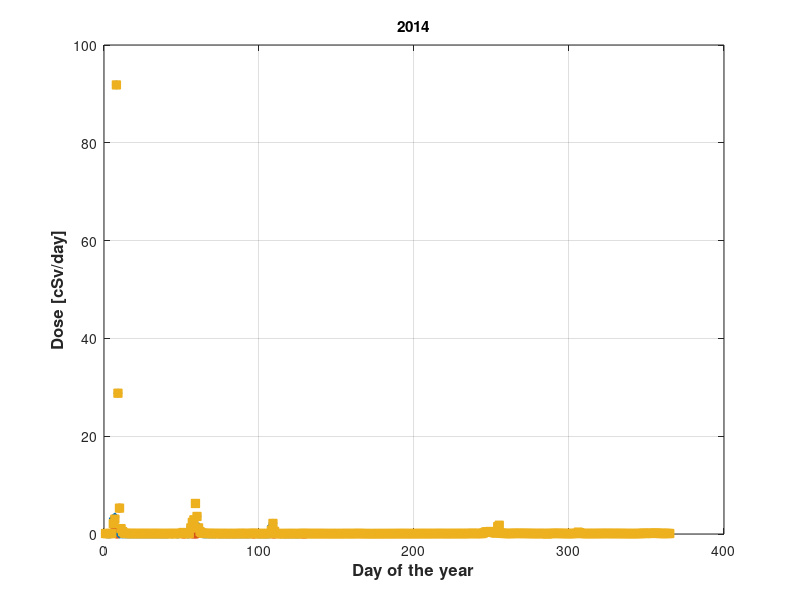
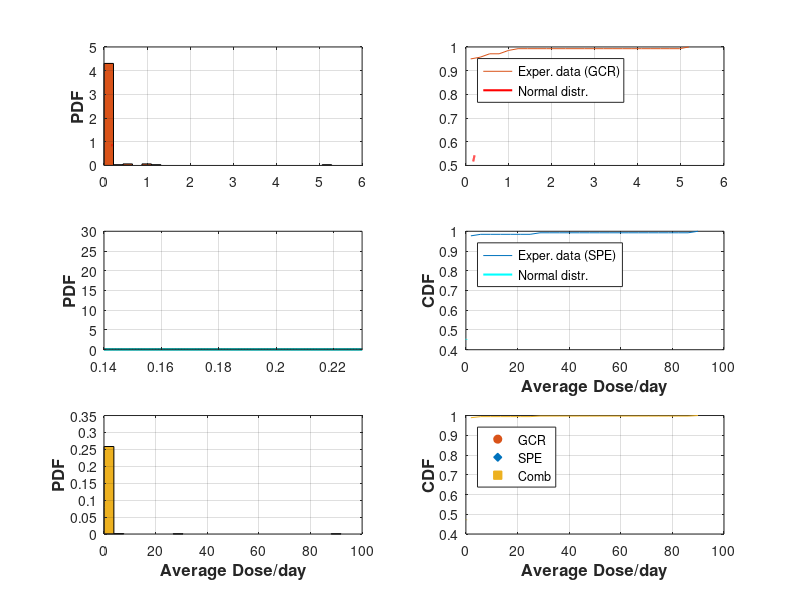

Reproduce these figures in MATLAB, in order.
%Daniel Gomez and Hayley E. Bower, Purdue University
%Summer 2017
%Using CRaTER Data accessed from University of New Hampshire

%% Year 2014
clc, clear, close all
% Code colors (Do not worry about this!!!  I will explain you later)
b_d = [0       0.4471    0.7412];   r_d = [0.8510    0.3255    0.0980];
y_d = [0.9294  0.6941    0.1255];   k_d = [0.3137    0.3137    0.3137];
c_d = [0.3020  0.7451    0.9333];   cc_d = [0    0.7490    0.7490];
gr_d = [.7 .7 .7];    yd_d = [0.8  0.5    0];

% GCR
data_GCR = load('UNH2014GCR.txt'); %Bring in the 2014 CRaTER Data
DOY = data_GCR(:,3); %Day of Year
D1_2 = data_GCR(:,8); %Detectors 1&2 dose rates

jj=1;
for ii = DOY(1):DOY(end)
    [ind] = find(ii==DOY);
    if isempty(ind)~=1
    m_d = mean(D1_2(ind));
    st_d = std(D1_2(ind),1);
    mat(jj,:) = [ii length(ind) m_d st_d];
    else
        mat(jj,:) = [ii length(ind) 0 0];
    end
        jj = jj +1;
end

figure(1)
% One way to plot the MEAN and the STANDARD DEVIATION
% f1 = errorbar(mat(:,1),mat(:,3),mat(:,4),...
%     'color',gr_d,'linewidth',0.5,'marker','d','LineStyle','-','MarkerSize',5,'MarkerEdgeColor',r_d,'MarkerfaceColor',r_d); grid on, hold on
% set(gca,'xtick',[175:25:375],'ytick',[0.15:.01:.21],'fontweight','normal','fontsize',11,'box','on');
f1 = plot(mat(:,1),mat(:,3),'o','color',r_d,'MarkerSize',6,'MarkerfaceColor',r_d); hold on
title('2014')

figure(2)
subplot(3,2,1)
% hh = histogram(mat(2:end-1,3),24,'Normalization','pdf','FaceColor',r_d); hold on, grid on
n=length(mat(2:end-1,3));
[counts,centers] = hist(mat(2:end-1,3),24);
prob = counts/ (n * (centers(2)-centers(1)));
H = bar(centers,prob,'hist'); hold on, grid on
set(H,'facecolor',r_d);

mu = mean(mat(2:end-1,3));
sigma = std(mat(2:end-1,3),1);
xx = .17:0.001:.2;
% y = exp(-(y-mu).^2./(2*sigma^2))./(sigma*sqrt(2*pi));
y = pdf('normal',xx,mu,sigma);
plot(xx,y,'r','LineWidth',1.5)
ylabel('PDF','fontweight','bold','fontsize',12)
aa = title('2014','position',[0.2050 206.0440 -1.4211e-14]);

subplot(3,2,2)
count_sum = cumsum(prob);
plot(centers(1:end),count_sum/(count_sum(end)),'color',r_d), grid on, hold on
y = cdf('normal',xx,mu,sigma);
plot(xx,y,'r','LineWidth',1.5),  grid on
legend('Exper. data (GCR)','Normal distr.','location','northwest')

%==================================================
% SPE
clear DOY D1_2 mat  m_d st_d
data_SPE = load('UNH2014SPE.txt'); %Bring in the 2014 CRaTER Data
DOY = data_SPE(:,3); %Day of Year
D1_2 = data_SPE(:,8); %Detectors 1&2 dose rates

jj=1;
for ii = DOY(1):DOY(end)
    [ind] = find(ii==DOY);
    if isempty(ind)~=1
    m_d = mean(D1_2(ind));
    st_d = std(D1_2(ind),1);
    mat(jj,:) = [ii length(ind) m_d st_d];
    else
        mat(jj,:) = [ii length(ind) 0 0];
    end
        jj = jj +1;
end

figure(1);
% f2 = errorbar(mat(:,1),mat(:,3),mat(:,4),...
%     'color',gr_d,'linewidth',0.5,'marker','o','LineStyle','-','MarkerSize',5,'MarkerEdgeColor',b_d,'MarkerfaceColor',b_d); grid on, hold on
% set(gca,'xtick',[175:25:375],'ytick',[0.15:.01:.21],'fontweight','normal','fontsize',11,'box','on')
f2 = plot(mat(:,1),mat(:,3),'d','color',b_d,'MarkerSize',6,'MarkerfaceColor',b_d); grid on, hold on

figure(2)
subplot(3,2,3)
% hh = histogram(mat(2:end-1,3),20,'Normalization','pdf','FaceColor',b_d); hold on, grid on
n=length(mat(2:end-1,3));
[counts,centers] = hist(mat(2:end-1,3),24);
prob = counts/ (n * (centers(2)-centers(1)));
H = bar(centers,prob,'hist'); hold on, grid on
set(H,'facecolor',b_d);

mu = mean(mat(2:end-1,3));
sigma = std(mat(2:end-1,3),1);
xx = .14:0.001:.23;
% y = exp(-(y-mu).^2./(2*sigma^2))./(sigma*sqrt(2*pi));
y = pdf('normal',xx,mu,sigma);
plot(xx,y,'c','LineWidth',1.5)
ylabel('PDF','fontweight','bold','fontsize',12)
axis([ 0.14 .23 0 30])

subplot(3,2,4)
count_sum = cumsum(prob);
plot(centers(1:end),count_sum/(count_sum(end)),'color',b_d), grid on, hold on
y = cdf('normal',xx,mu,sigma);
plot(xx,y,'c','LineWidth',1.5),  grid on
ylabel('CDF','fontweight','bold','fontsize',12)
xlabel('Average Dose/day','fontweight','bold','fontsize',12)
legend('Exper. data (SPE)','Normal distr.','location','northwest')

%==================================================
% COMB
clear DOY D1_2 y xx mat m_d st_d

data_comb = load('UNH2014Comb.txt'); %Bring in the 2014 CRaTER Data
DOY = data_comb(:,3); %Day of Year
D1_2 = data_comb(:,8); %Detectors 1&2 dose rates

jj=1;
for ii = DOY(1):DOY(end)
    [ind] = find(ii==DOY);
    if isempty(ind)~=1
    m_d = mean(D1_2(ind));
    st_d = std(D1_2(ind),1);
    mat(jj,:) = [ii length(ind) m_d st_d];
    else
        mat(jj,:) = [ii length(ind) 0 0];
    end
        jj = jj +1;
end

figure(1)
% f3 = errorbar(mat(:,1),mat(:,3),mat(:,4),...
%     'color',gr_d,'linewidth',0.5,'marker','s','LineStyle','-','MarkerSize',5,'MarkerEdgeColor',yd_d,'MarkerfaceColor',y_d); grid on, hold on
% set(gca,'xtick',[175:25:375],'ytick',[0.15:.01:.21],'fontweight','normal','fontsize',11,'box','on')
f3 = plot(mat(:,1),mat(:,3),'s','color',y_d,'MarkerSize',6,'MarkerfaceColor',y_d); grid on, hold on
axis()
title('2014')
xlabel('Day of the year','fontweight','bold','fontsize',12)
ylabel('Dose [cSv/day]','fontweight','bold','fontsize',12)

figure(2)
subplot(3,2,5)
% hh = histogram(mat(2:end-1,3),24,'Normalization','pdf','FaceColor',y_d); hold on, grid on
n=length(mat(2:end-1,3));
[counts,centers] = hist(mat(2:end-1,3),24);
prob = counts/ (n * (centers(2)-centers(1)));
H = bar(centers,prob,'hist'); hold on, grid on
set(H,'facecolor',y_d);

mu = mean(mat(2:end-1,3));
sigma = std(mat(2:end-1,3),1);
xx = .16:0.001:.19;
% y = exp(-(y-mu).^2./(2*sigma^2))./(sigma*sqrt(2*pi));
y = pdf('normal',xx,mu,sigma);
plot(xx,y,'LineWidth',1.5,'color',yd_d)
ylabel('PDF','fontweight','bold','fontsize',12)
xlabel('Average Dose/day','fontweight','bold','fontsize',12)

subplot(3,2,6)
count_sum = cumsum(prob);
plot(centers(1:end),count_sum/(count_sum(end)),'color',y_d), grid on, hold on
y = cdf('normal',xx,mu,sigma);
plot(xx,y,'LineWidth',1.5,'color',yd_d),  grid on
ylabel('CDF','fontweight','bold','fontsize',12)
xlabel('Average Dose/day','fontweight','bold','fontsize',12)
 aaa = legend('Exper. data (Comb)','Normal distr.','location','northwest');

legend([f1 f2 f3],'GCR','SPE','Comb')


% IMPORTANT:  This is the best way to save a figure as PDF in Matlab
% set(1,'PaperSize' ,[5.8 4.5],'PaperPositionMode','auto')
% print('-f1','-painters','Radiation_01','-dpdf')


print(1,'All_rad_2014', '-dpng', '-r900')
print(2,'Proba_rad_2014', '-dpng', '-r900')


